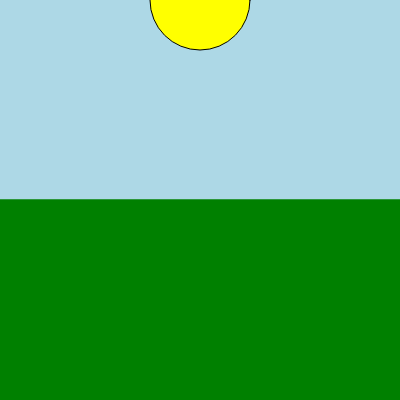
Frame 1 (no input)
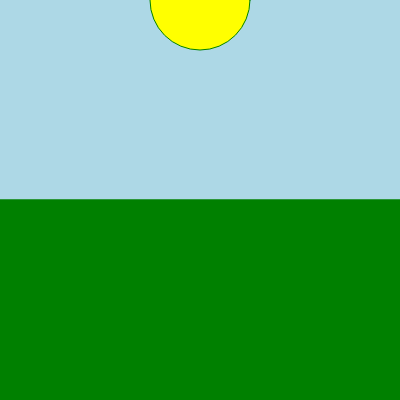
Frame 60 (no input)
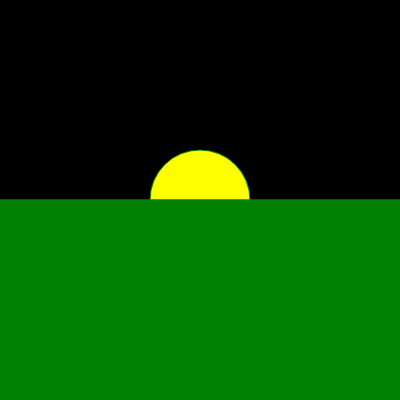
Frame 120 (the mouse pressed at the canvas centre since frame 60)

The p5.js sketch that drew these frames (run headless with seeded random() and noise() and a simulated clock; from frame 60 on, the mouse is pressed at the canvas centre):

// p5.js sketch
// ── sketch.js

let sunHeight;
let horizon = 200;
function setup() {
  createCanvas(400, 400);
}
function draw() {

  //sun follows y-coordinate of mouse
  sunHeight = mouseY;

  //light blue background if sun is above horizon

  //with if-else statement

  if (sunHeight < horizon) {
    background("lightblue"); // blue sky if above horizon
  } else {
    background(0); // night sky otherwise
  }

  //sun
  fill("yellow");
  circle(200, sunHeight, 100);


  // draw line for horizon
  stroke('green');
  line(0,horizon,400,horizon);

  //grass

  fill("green");

  rect(0, horizon, 400, 400);

}
